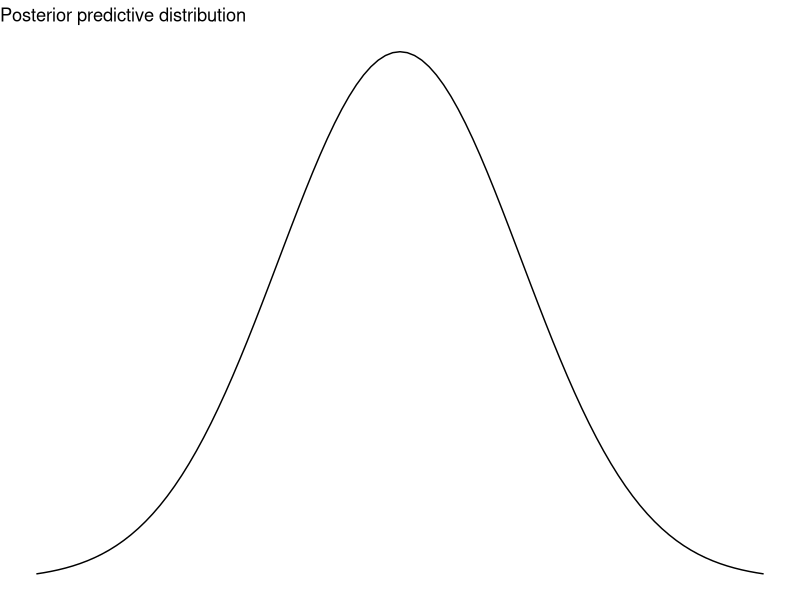
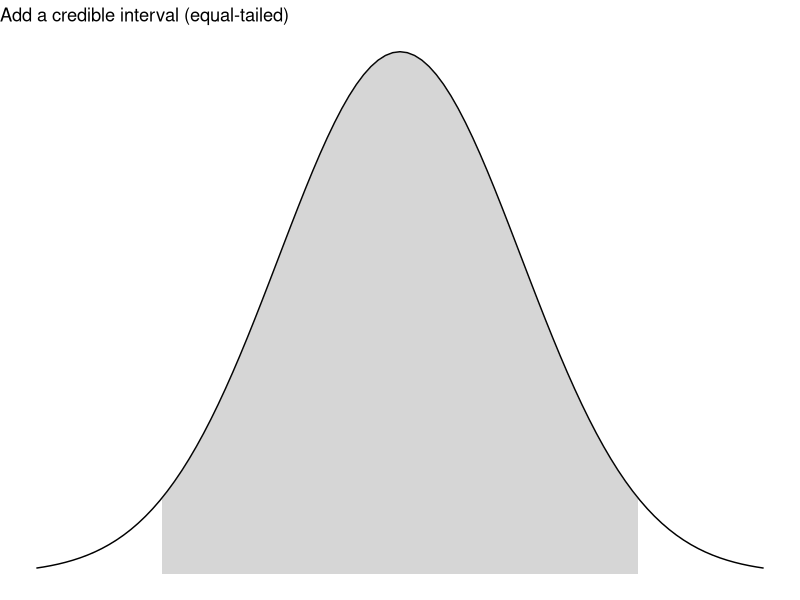
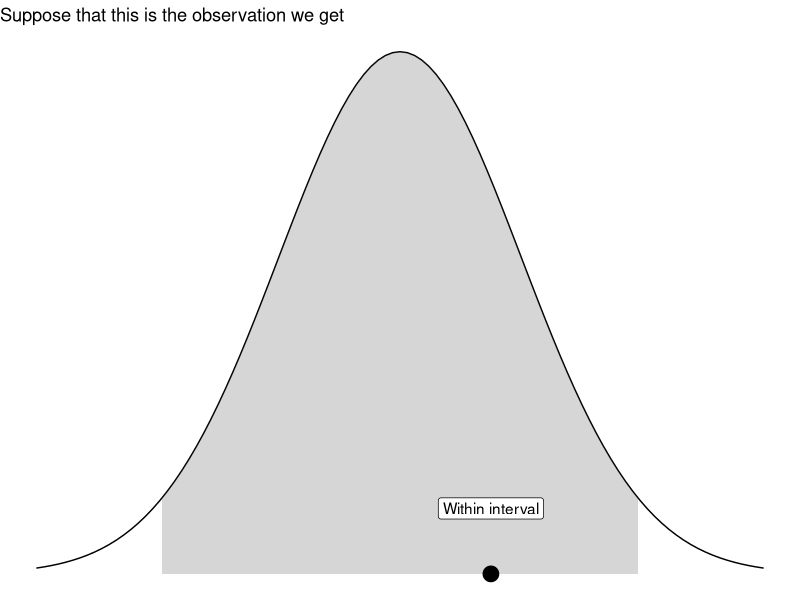
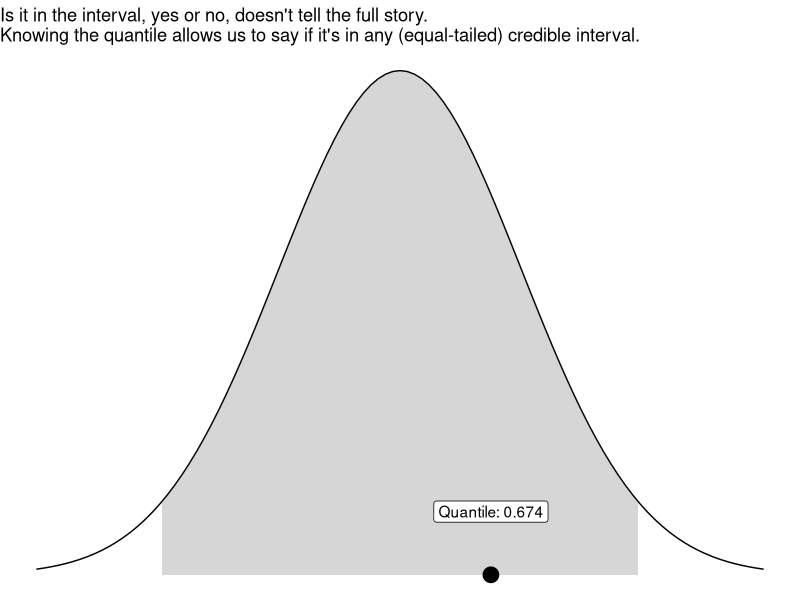

The R source for these figures, in order: (Note: this script raises an error after producing the figures.)
## ---- chunk 1
knitr::opts_chunk$set(echo = FALSE)
## ---- chunk 2
library(ggplot2)

ggplot() + 
  stat_function(fun = dnorm) +
  xlim(c(-3, 3)) +
  theme_void() +
  labs(title = "Posterior predictive distribution")
## ---- chunk 3
ggplot() + 
  stat_function(fun = dnorm) +
  stat_function(fun = dnorm, xlim = c(-1.96, 1.96), geom = "area", alpha = 0.2) +
  xlim(c(-3, 3)) +
  theme_void() +
  labs(title = "Add a credible interval (equal-tailed)")
## ---- chunk 4
ggplot() + 
  stat_function(fun = dnorm) +
  stat_function(fun = dnorm, xlim = c(-1.96, 1.96), geom = "area", alpha = 0.2) +
  geom_point(data = data.frame(x = 0.75, y = 0), aes(x = x, y = y), size = 5) +
  geom_label(data = data.frame(x = 0.75, y = 0.05, label = "Within interval"), aes(x = x, y = y, label = label)) +
  xlim(c(-3, 3)) +
  theme_void() +
  labs(title = "Suppose that this is the observation we get")
## ---- chunk 5
ggplot() + 
  stat_function(fun = dnorm) +
  stat_function(fun = dnorm, xlim = c(-1.96, 1.96), geom = "area", alpha = 0.2) +
  geom_point(data = data.frame(x = 0.75, y = 0), aes(x = x, y = y), size = 5) +
  geom_label(data = data.frame(x = 0.75, y = 0.05, label = "Quantile: 0.674"), aes(x = x, y = y, label = label)) +
  xlim(c(-3, 3)) +
  theme_void() +
  labs(title = "Is it in the interval, yes or no, doesn't tell the full story.\nKnowing the quantile allows us to say if it's in any (equal-tailed) credible interval.")
## ---- chunk 6
knitr::include_graphics("twitter1.png")
## ---- chunk 7
knitr::include_graphics("twitter2.png")
